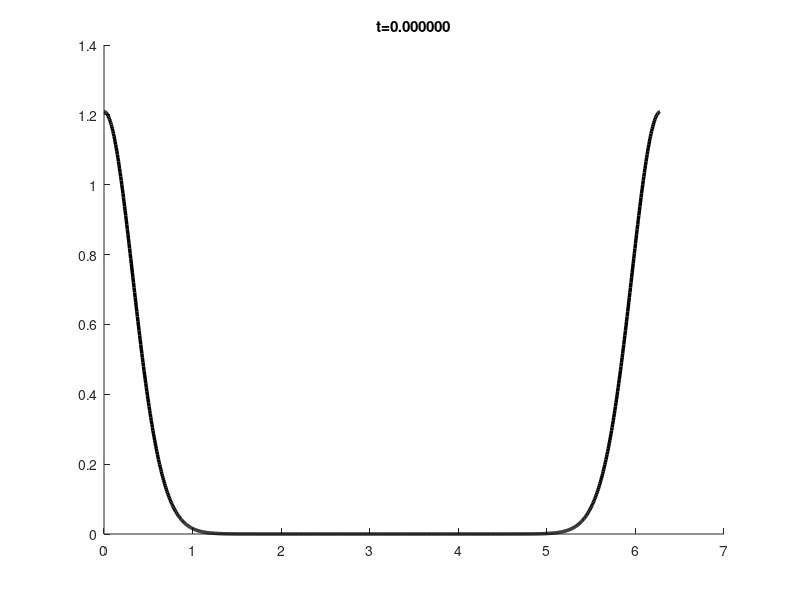

MATLAB code for this plot: (Note: this script raises an error after producing the figure.)
function [] = ErrorConvergenceForStationaryPhaseSynchronization1D

    clc;
    clearvars;
    
    n = 1; dx = 1 / n;
    m = 1; dy = 1 / m;
    dt_recip = 1; dt = 1 / dt_recip;
    t_0 = 0; 
    t_1 = t_0;
    folder = '/Users/nikita/Documents/Projects/spc2/spc2FiniteVolumeMethods/TestCaseStationaryPhaseSynchronization1D/';
    size_of_float = 4;
    
    %% Show exact solution
    
    l = 1000; dphi = 2 * pi / l;
    exact_density = zeros(l, 1);
    for k = 0 : l - 1
        exact_density(k + 1, 1) = ExactSolution(k * dphi, t_0);
    end % k
    figure(1); hold on;
    plot(0 : dphi : (l - 1) * dphi, exact_density, 'LineWidth', 2.5, 'Color', [0 0 0]);
    title(sprintf('t=%f', t_0));
    drawnow;
    
    %% Quantify errors
    
    % num_cells l_1 l_2 l_\infty
    errors = dlmread(strcat(folder, 'error_convergence.txt'));
%     errors = errors(1 : end - 1, :);
    dphis = 2 * pi ./ errors(:, 1)
    
    figure(2);
%     h_l1 = plot(dphis, errors(:, 2), '-*', 'LineWidth', 2.5); hold on;
%     h_l2 = plot(dphis, errors(:, 3), '-*', 'LineWidth', 2.5);
%     h_linf = plot(dphis, errors(:, 4), '-*', 'LineWidth', 2.5);
    h_l1 = loglog(dphis, errors(:, 2), '-*', 'LineWidth', 2.5); hold on;
    h_l2 = loglog(dphis, errors(:, 3), '-*', 'LineWidth', 2.5);
    h_linf = loglog(dphis, errors(:, 4), '-*', 'LineWidth', 2.5);
    x = linspace(dphis(end, 1), dphis(1, 1));
%     loglog(x, x, '--k', 'LineWidth', 2.5);
    loglog(x, 10^(-0.1) * x .^ 2, '--k', 'LineWidth', 2.5);
%     loglog(x, 10^(2) * x .^ 4, '--k', 'LineWidth', 2.5);
	xlim([0.005 0.22]);
    ylim([10^(-7) 10^(-1)]);
    legend([h_l1 h_l2 h_linf], {'L^1 error', 'L^2 error', 'L^\infty error'}, 'interpreter', 'tex', 'location', 'southeast');
    grid on;
    box on;
    
    xticks([10^(-2), 10^(-1)]);
    yticks([10^(-6), 10^(-4), 10^(-2)]);
    set(gca,...
        'Units', 'normalized',...
        'FontUnits', 'points',...
        'FontWeight', 'normal',...
        'FontSize', 30,...
        'FontName', 'Helvetica',...
        'linew', 1);
    
    error_substr = '<';
    for d = 1 : size(errors, 1) - 1
        error_substr = strcat(error_substr, '%f,');
    end % i
    error_substr = strcat(error_substr, '>');
    sprintf(strcat('L1: ', error_substr, ' |= %f'), diff(log(errors(:, 2))) ./ diff(log(dphis)),...
        (log(errors(end, 2)) - log(errors(1, 2))) / (log(dphis(end, 1)) - log(dphis(1, 1))))
    sprintf(strcat('L2: ', error_substr, ' |= %f'), diff(log(errors(:, 3))) ./ diff(log(dphis)),...
        (log(errors(end, 3)) - log(errors(1, 3))) / (log(dphis(end, 1)) - log(dphis(1, 1))))
    sprintf(strcat('L\\infty: ', error_substr, ' |= %f'), diff(log(errors(:, 4))) ./ diff(log(dphis)),...
        (log(errors(end, 4)) - log(errors(1, 4))) / (log(dphis(end, 1)) - log(dphis(1, 1))))
    
end

%%
function [f] = ExactSolution(x, t)

    coupling_strength = 1.0;
    order_parameter = 0.94554218642329801;
    diffusion = 0.1;
    x_0 = 0.0;
    gamma = coupling_strength * order_parameter / diffusion;
    f = exp(gamma * cos(x - x_0)) / (2.0 * pi * besseli(0, gamma));

end